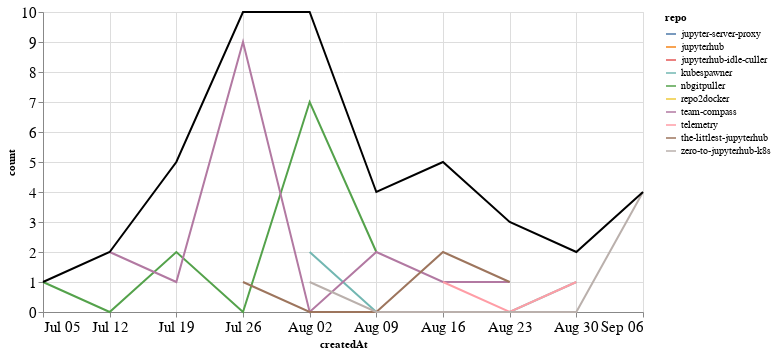

This figure's notebook cell:
### Markdown cell above
## Comments

### Code cell
comments_time = comments.groupby('repo').resample('W', on='createdAt').count()['author'].reset_index()
comments_time = comments_time.rename(columns={'author': 'count'})
comments_time_total = comments_time.groupby('createdAt').agg({"count": "sum"}).reset_index()
ch1 = alt.Chart(comments_time, width=600).mark_line().encode(
    x='createdAt',
    y='count',
    color='repo',
    tooltip="repo"
)

ch2 = alt.Chart(comments_time_total, width=600).mark_line(color="black").encode(
    x='createdAt',
    y='count',
)

ch1 + ch2

### Figure 1 — Vega-Lite specification as saved in the notebook (floating-point values rounded to 4 significant figures)
{"config": {"axisLeft": {"labelFontSize": 15}, "axisBottom": {"labelFontSize": 15}}, "layer": [{"data": {"name": "data-83a4332ea1763213fc5ba53f16897364"}, "mark": "line", "encoding": {"color": {"type": "nominal", "field": "repo"}, "tooltip": {"type": "nominal", "field": "repo"}, "x": {"type": "temporal", "field": "createdAt"}, "y": {"type": "quantitative", "field": "count"}}, "width": 600}, {"data": {"name": "data-de47bb37aa9090cd4aa8c91207e89b98"}, "mark": {"type": "line", "color": "black"}, "encoding": {"x": {"type": "temporal", "field": "createdAt"}, "y": {"type": "quantitative", "field": "count"}}, "width": 600}], "$schema": "https://vega.github.io/schema/vega-lite/v4.8.1.json", "datasets": {"data-83a4332ea1763213fc5ba53f16897364": [{"repo": "jupyter-server-proxy", "createdAt": "2020-08-23T00:00:00", "count": 1}, {"repo": "jupyterhub", "createdAt": "2020-07-19T00:00:00", "count": 1}, {"repo": "jupyterhub-idle-culler", "createdAt": "2020-08-16T00:00:00", "count": 1}, {"repo": "kubespawner", "createdAt": "2020-08-02T00:00:00", "count": 2}, {"repo": "kubespawner", "createdAt": "2020-08-09T00:00:00", "count": 0}, {"repo": "kubespawner", "createdAt": "2020-08-16T00:00:00", "count": 0}, {"repo": "kubespawner", "createdAt": "2020-08-23T00:00:00", "count": 0}, {"repo": "kubespawner", "createdAt": "2020-08-30T00:00:00", "count": 1}, {"repo": "nbgitpuller", "createdAt": "2020-07-05T00:00:00", "count": 1}, {"repo": "nbgitpuller", "createdAt": "2020-07-12T00:00:00", "count": 0}, {"repo": "nbgitpuller", "createdAt": "2020-07-19T00:00:00", "count": 2}, {"repo": "nbgitpuller", "createdAt": "2020-07-26T00:00:00", "count": 0}, {"repo": "nbgitpuller", "createdAt": "2020-08-02T00:00:00", "count": 7}, {"repo": "nbgitpuller", "createdAt": "2020-08-09T00:00:00", "count": 2}, {"repo": "repo2docker", "createdAt": "2020-07-19T00:00:00", "count": 1}, {"repo": "team-compass", "createdAt": "2020-07-12T00:00:00", "count": 2}, {"repo": "team-compass", "createdAt": "2020-07-19T00:00:00", "count": 1}, {"repo": "team-compass", "createdAt": "2020-07-26T00:00:00", "count": 9}, {"repo": "team-compass", "createdAt": "2020-08-02T00:00:00", "count": 0}, {"repo": "team-compass", "createdAt": "2020-08-09T00:00:00", "count": 2}, {"repo": "team-compass", "createdAt": "2020-08-16T00:00:00", "count": 1}, {"repo": "team-compass", "createdAt": "2020-08-23T00:00:00", "count": 1}, {"repo": "telemetry", "createdAt": "2020-08-16T00:00:00", "count": 1}, {"repo": "telemetry", "createdAt": "2020-08-23T00:00:00", "count": 0}, {"repo": "telemetry", "createdAt": "2020-08-30T00:00:00", "count": 1}, {"repo": "the-littlest-jupyterhub", "createdAt": "2020-07-26T00:00:00", "count": 1}, {"repo": "the-littlest-jupyterhub", "createdAt": "2020-08-02T00:00:00", "count": 0}, {"repo": "the-littlest-jupyterhub", "createdAt": "2020-08-09T00:00:00", "count": 0}, {"repo": "the-littlest-jupyterhub", "createdAt": "2020-08-16T00:00:00", "count": 2}, {"repo": "the-littlest-jupyterhub", "createdAt": "2020-08-23T00:00:00", "count": 1}, {"repo": "zero-to-jupyterhub-k8s", "createdAt": "2020-08-02T00:00:00", "count": 1}, {"repo": "zero-to-jupyterhub-k8s", "createdAt": "2020-08-09T00:00:00", "count": 0}, {"repo": "zero-to-jupyterhub-k8s", "createdAt": "2020-08-16T00:00:00", "count": 0}, {"repo": "zero-to-jupyterhub-k8s", "createdAt": "2020-08-23T00:00:00", "count": 0}, {"repo": "zero-to-jupyterhub-k8s", "createdAt": "2020-08-30T00:00:00", "count": 0}, {"repo": "zero-to-jupyterhub-k8s", "createdAt": "2020-09-06T00:00:00", "count": 4}], "data-de47bb37aa9090cd4aa8c91207e89b98": [{"createdAt": "2020-07-05T00:00:00", "count": 1}, {"createdAt": "2020-07-12T00:00:00", "count": 2}, {"createdAt": "2020-07-19T00:00:00", "count": 5}, {"createdAt": "2020-07-26T00:00:00", "count": 10}, {"createdAt": "2020-08-02T00:00:00", "count": 10}, {"createdAt": "2020-08-09T00:00:00", "count": 4}, {"createdAt": "2020-08-16T00:00:00", "count": 5}, {"createdAt": "2020-08-23T00:00:00", "count": 3}, {"createdAt": "2020-08-30T00:00:00", "count": 2}, {"createdAt": "2020-09-06T00:00:00", "count": 4}]}}
